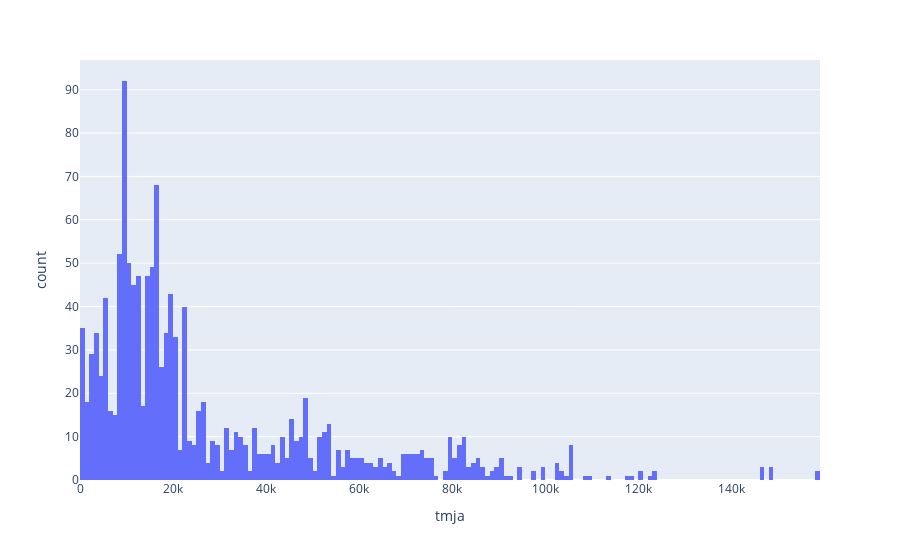

The notebook cell this image was saved under:
### Code cell
fig = px.histogram(tmja_wrs84_bre_clean, x='tmja', nbins=200)
fig.show()

### Figure 1 — Plotly figure (JSON) as saved in the notebook; plotly's stock layout.template omitted (floating-point values rounded to 4 significant figures; data arrays with more than 128 entries replaced by an {"elided": "..."} marker saying what was removed)
{"data": [{"alignmentgroup": "True", "bingroup": "x", "hovertemplate": "tmja=%{x}<br>count=%{y}<extra></extra>", "legendgroup": "", "marker": {"color": "#636efa", "pattern": {"shape": ""}}, "name": "", "nbinsx": 200, "offsetgroup": "", "orientation": "v", "showlegend": false, "type": "histogram", "x": {"elided": "1342 float values"}, "xaxis": "x", "yaxis": "y"}], "layout": {"barmode": "relative", "legend": {"tracegroupgap": 0}, "margin": {"t": 60}, "xaxis": {"anchor": "y", "domain": [0, 1], "title": {"text": "tmja"}}, "yaxis": {"anchor": "x", "domain": [0, 1], "title": {"text": "count"}}}}
